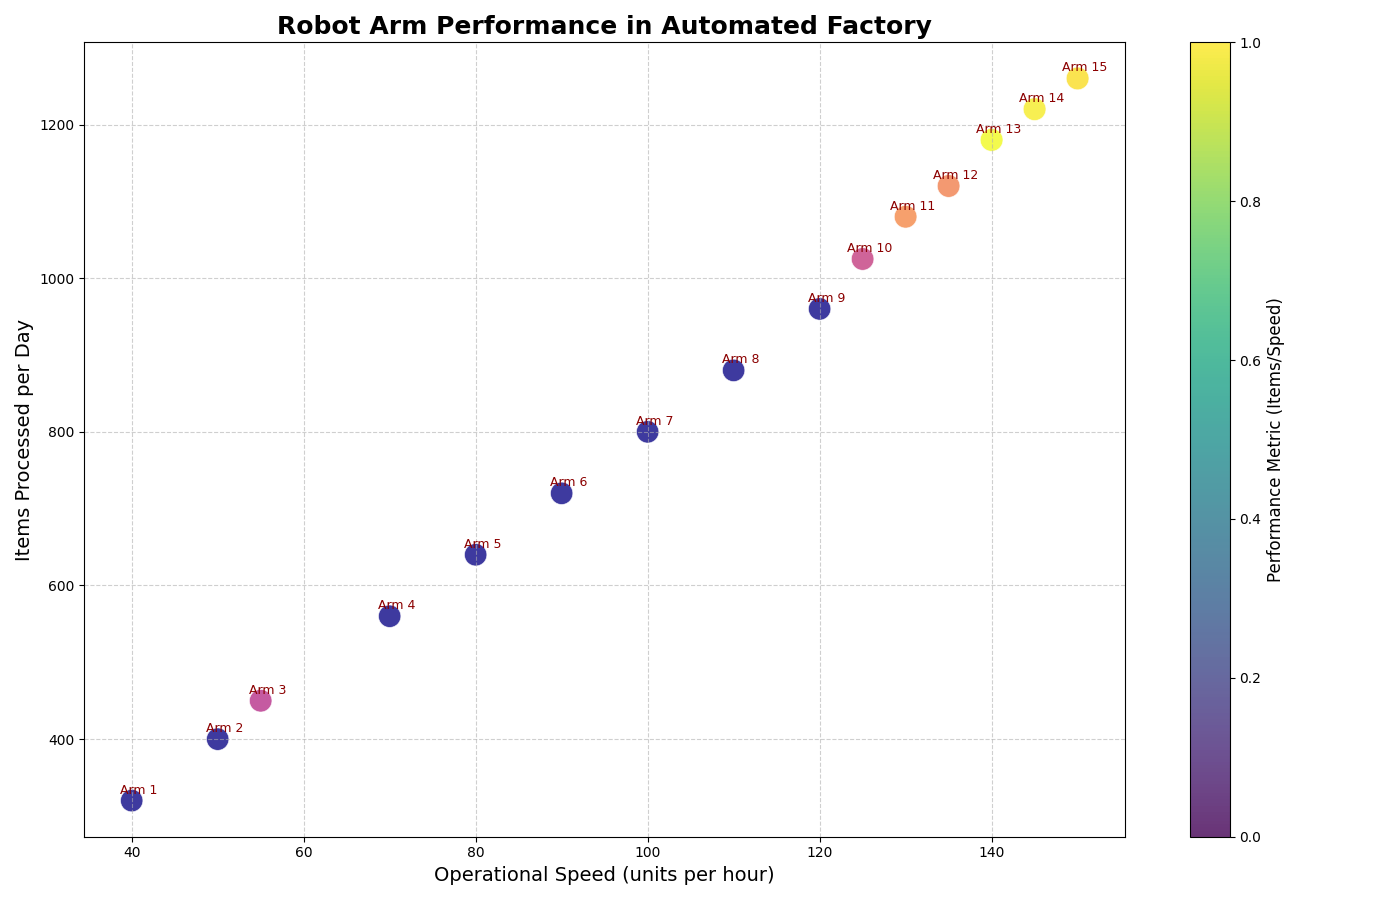

This figure's Python source:
import matplotlib.pyplot as plt
import numpy as np

# Backstory: This chart intends to visualize the performance of a set of robotic arms in an automated factory. 
# Each robot arm is measured by its operational speed and the number of items processed in a day.
# We have experimental results from 15 different robot arms.

# Data: Robot Arm IDs, their corresponding Operational Speeds (units per hour) and Items Processed per day.
robot_ids = np.arange(1, 16)
operational_speeds = np.array([40, 50, 55, 70, 80, 90, 100, 110, 120, 125, 130, 135, 140, 145, 150])
items_processed = np.array([320, 400, 450, 560, 640, 720, 800, 880, 960, 1025, 1080, 1120, 1180, 1220, 1260])

# Color based on a performance metric (speed to items ratio, higher is better)
performance_metric = items_processed / operational_speeds
colors = plt.cm.plasma((performance_metric - performance_metric.min()) / (performance_metric.max() - performance_metric.min()))

# Scatter plotting
plt.figure(figsize=(14, 9))
sc = plt.scatter(operational_speeds, items_processed, 
                 c=colors, s=100 + performance_metric * 20, 
                 alpha=0.8, edgecolors='w', linewidth=0.5, cmap='plasma')

# Title and labels
plt.title("Robot Arm Performance in Automated Factory", fontsize=18, fontweight='bold')
plt.xlabel("Operational Speed (units per hour)", fontsize=14)
plt.ylabel("Items Processed per Day", fontsize=14)

# Adding legend based on performance metric
cbar = plt.colorbar(sc)
cbar.set_label('Performance Metric (Items/Speed)', fontsize=12)

# Annotate each point with the robot ID
for i, txt in enumerate(robot_ids):
    plt.annotate(f"Arm {txt}", (operational_speeds[i], items_processed[i]), 
                 textcoords="offset points", xytext=(5, 5), ha='center', fontsize=9, color='darkred')

# Adding grid for better visualization
plt.grid(True, linestyle='--', alpha=0.6)

# Ensuring layout adjusts automatically
plt.tight_layout()

# Showing the plot
plt.show()
